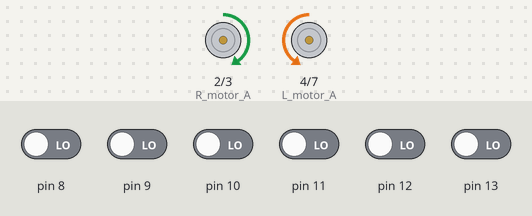
The sketch below on a simulated Arduino Uno, built with avr-gcc and run on an emulated ATmega328P. Parts: motor-driver pin pairs drawn as motors (green arrow = first pin HIGH = forward, orange = second pin HIGH = backward, longer = more drive, scaled by the enable pin). Inputs (shaded band) come from the test bench; at power-on: pin 8–13 LOW. At 0.5 s the program stops and its outputs stay as they are.

Above: at 0.1 s.
At 0.6 s:
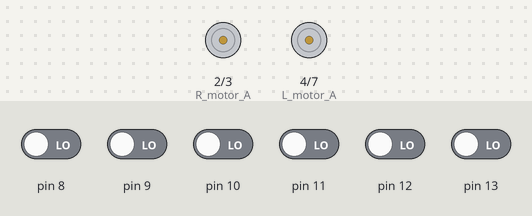
Timing chart, 0 to 2.0 s (numbered marks = the images above):
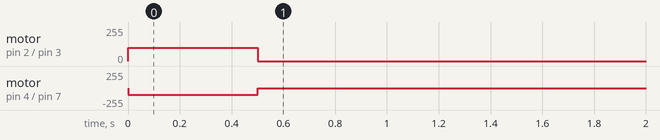

The sketch:

Line_Following_check.ino
```cpp
#define R_motor_A 2                    //  4,7,2,3,   6,5    - when castor is in front
#define R_motor_B 3                    //  3,2,7,4,   5,6    - when castor is behind ?
#define L_motor_A 4
#define L_motor_B 7

// void forward() {
//  digitalWrite(R_motor_A, HIGH) ;
//  digitalWrite(R_motor_B, LOW) ;
//  digitalWrite(L_motor_B, HIGH) ;
//  digitalWrite(L_motor_A, LOW) ;

#define R_motor_pwm 5
#define L_motor_pwm 6

int IR_val[6] = {0,0,0,0,0,0} ;
int IR_weight[6] = {-20,-10,-5,5,10,20};

int max_speed = 150 ;
int motor_mid_speed = 100 ;
int left_motor_speed = motor_mid_speed ;
int right_motor_speed = motor_mid_speed ;

float p , d , error ;
float i = 0 ;
float prev_error = 0 ;
float KP = 5.5 ;
float KI = 0 ;
float KD = 10 ;


void setup() {
  Serial.begin(9600) ;
  pinMode(13, INPUT) ;
  pinMode(12, INPUT) ;
  pinMode(11, INPUT) ;   //12?
  pinMode(10, INPUT) ;
  pinMode(9, INPUT) ;
  pinMode(8, INPUT) ;


  pinMode(2, OUTPUT) ;
  pinMode(3, OUTPUT) ;
  pinMode(4, OUTPUT) ;
  pinMode(7, OUTPUT) ;
  pinMode(5, OUTPUT) ;
  pinMode(6, OUTPUT) ;

  set_motor_speed()  ;
  forward() ;
  delay(500) ;

}

void loop() {
  IR_val[0] = digitalRead(8) ;


  IR_val[1] = digitalRead(9) ;

  IR_val[2] = digitalRead(10) ;


  IR_val[3] = digitalRead(11) ;


  IR_val[4] = digitalRead(12) ;


  IR_val[5] = digitalRead(13) ;


  if (IR_val[0] == 0 && IR_val[1] == 0 && IR_val[2] == 0 && IR_val[3] == 0 && IR_val[4] == 0 && IR_val[5] == 0 ){
      stop() ;
      while(1){}
      }

  PID() ;
  set_motor_speed() ;


}

void forward() {
  digitalWrite(R_motor_A, HIGH) ;
  digitalWrite(R_motor_B, LOW) ;
  digitalWrite(L_motor_B, HIGH) ;
  digitalWrite(L_motor_A, LOW) ;
}

void stop () {
  digitalWrite(R_motor_A, LOW) ;
  digitalWrite(R_motor_B, LOW) ;
  digitalWrite(L_motor_A, LOW) ;
  digitalWrite(L_motor_B, LOW) ;
}

void set_motor_speed() {
  analogWrite(R_motor_pwm, right_motor_speed) ;
  analogWrite(L_motor_pwm, left_motor_speed) ;

  }

void PID() {
  error = 0 ;

  for (int i=0; i<=5; i++) {
    error += IR_val[i]*IR_weight[i] ;
    }

  p = error ;
  i = i + error ;
  d = error - prev_error ;
  prev_error = error ;

  float PID_val = (p*KP + i*KI + d*KD) ;
  int PID_val_int = round(PID_val);

  right_motor_speed = motor_mid_speed - PID_val ;
  left_motor_speed = motor_mid_speed + PID_val ;

  if (right_motor_speed < 0)         {right_motor_speed = 0 ; }
  if (right_motor_speed > max_speed) {right_motor_speed = max_speed ; }
  if (left_motor_speed < 0)          {left_motor_speed = 0 ; }
  if (left_motor_speed > max_speed)  {left_motor_speed = max_speed ; }

  }
```

Measured:
- by itself, motor on pin 2 (R_motor_A) / pin 3 (R_motor_B): stopped → forward 100/255 at 0.00 s, → stopped 0.50 s later
- by itself, motor on pin 4 (L_motor_A) / pin 7 (L_motor_B): stopped → backward 100/255 at 0.00 s, → stopped 0.50 s later
